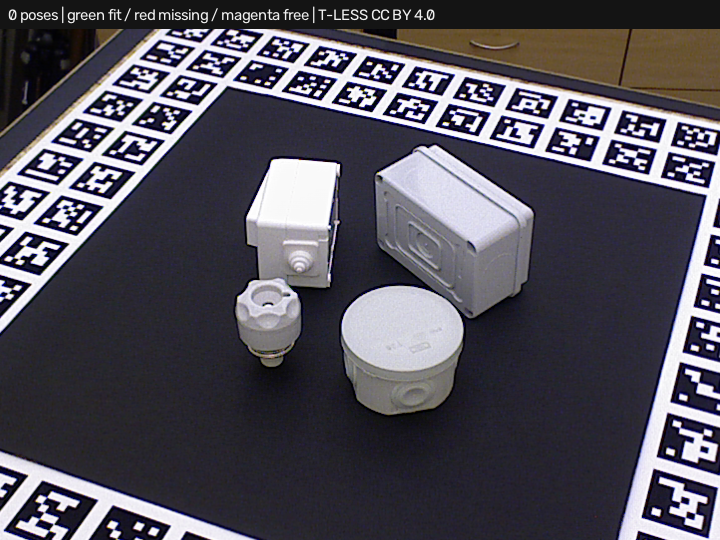
#> input picture examples/Simple Plugins/3d_locate/dev/real_tless/projective_scoring/full_000220.png, 720 x 540 px
$ python -i build_tless_demo.py   (imports and definitions only)
#> lines starting #> are read from the running program, lines starting #| are printed output that depends on the picture
"""Build an attributed real RGB-D example and retain hard clutter/occlusion results.

The supplied object mask is an upstream segmentation input for the isolated
case, NOT a prediction by Simple3DLocate. The full-scene benchmark uses no mask.
No test pose is supplied to the locator. Ground truth is evaluation-only.
"""

import argparse
import json
from pathlib import Path
from tempfile import TemporaryDirectory

import cv2
import numpy as np
from opencv_simple_3d_locate import (
    Camera,
    DepthScene,
    Locator,
    Settings,
    TriangleMesh,
    save_recipe,
    train_cad,
)
from opencv_simple_3d_locate.optimization import pose_agreement

FRAMES = (220, 230, 347, 488)
SYMMETRY = np.diag([-1.0, -1.0, 1.0, 1.0])


def write_json(path, value):
    Path(path).write_bytes((json.dumps(value, indent=2, allow_nan=False) + "\n").encode("utf-8"))


# [120 lines left out: functions tless_mesh, source_frame, full_depth_scene, image_overlay, not called in this run]


def build(
    source,
    output,
    *,
    host_project=False,
    backend="ppf",
    project_scene="isolated",
    depth_verification="auto",
    separate_depth=False,
    project_frame=230,
    show_alternatives=False,
    workers=1,
    pose_scoring="geometric",
):
    source, output = Path(source), Path(output)
    output.mkdir(parents=True, exist_ok=True)
    recipe = train_cad(
        tless_mesh(source / "models_cad/obj_000029.ply"),
        units="mm",
        frame="tless_object29",
        settings=Settings(
            candidate_backend=backend,
            depth_verification=depth_verification,
            execution_workers=workers,
            pose_scoring=pose_scoring,
        ),
    )
    assets = output / "assets"
    assets.mkdir(exist_ok=True)
    pin = save_recipe(assets / "object29.s3l", recipe)
    locator = Locator(recipe)
    records = []
    for isolated in (True, False):
        for frame in FRAMES:
            image, data, camera, truth = source_frame(source, frame, isolated=isolated)
            depth = full_depth_scene(source, frame, camera) if separate_depth else None
            result = locator.locate(
                data, units="mm", frame="camera", camera=camera, depth_scene=depth
            )
            agreement = pose_agreement(
                [m.pose for m in result.matches],
                [truth],
                position_tolerance=5,
                angle_degrees=5,
                symmetries=(SYMMETRY,),
            )
            label = f"{'isolated' if isolated else 'full'}_{frame:06}"
            record = {
                "case": label,
                "segmentation_supplied": isolated,
                "validation": agreement,
                "result": result.report(),
            }
            records.append(record)
            write_json(output / f"{label}.json", record)
            cv2.imwrite(
                str(output / f"{label}.png"),
                image_overlay(image, recipe, result, camera, alternatives=show_alternatives),
            )
            print(label, agreement, flush=True)
            if label == f"{project_scene}_{project_frame:06}":
                np.savez_compressed(
                    assets / "scene.npz", points_normals=data, units="mm", frame="camera"
                )
                write_json(assets / "camera.json", camera.record())
                write_json(assets / "truth.json", truth.tolist())
                if depth is not None:
                    np.savez_compressed(
                        assets / "depth.npz",
                        points_normals=depth.points,
                        units=depth.units,
                        frame=depth.frame,
                    )
                if host_project:
                    _host(output, data, camera, pin, depth=depth)
                    if show_alternatives:
                        from opencv_simple_3d_locate.graphics import overlay

                        cv2.imwrite(
                            str(output / "competing_result.png"),
                            overlay(recipe, result, alternatives=True),
                        )
    write_json(
        output / "benchmark.json",
        {
            "candidate_backend": backend,
            "depth_verification": depth_verification,
            "separate_depth": separate_depth,
            "scope": "Four selected real T-LESS captures, not full-dataset qualification. "
            "Isolated cases use supplied segmentation; full cases do not. "
            "Fit thresholds unchanged. Position 5 mm / angle 5 degrees, discrete symmetry allowed.",
            "cases": records,
        },
    )
    return records


# [75 lines left out: function _host, not called in this run]


# [27 lines not run here, left out]

>>> import cv2
>>> picture = cv2.imread('full_000220.png', cv2.IMREAD_GRAYSCALE)
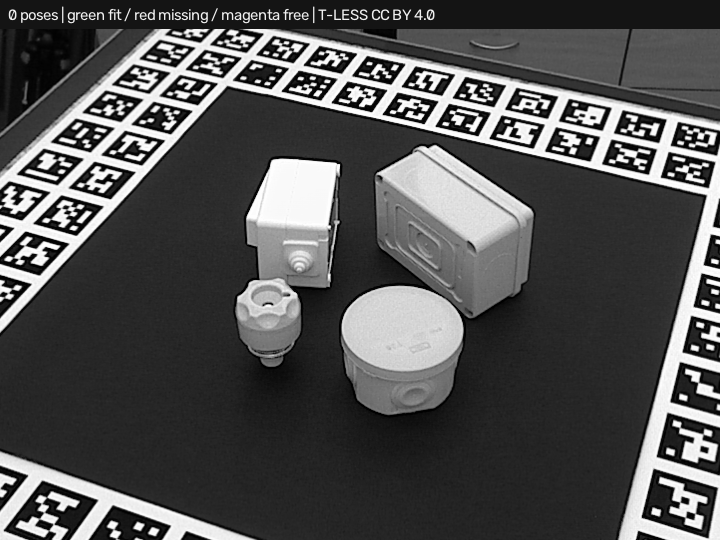
#> picture: shape (540, 720); min 0, max 254, mean 82.2
>>> result = build(picture, 'out.png')
#> (the run stopped early here; a loop or call above may not have finished)
